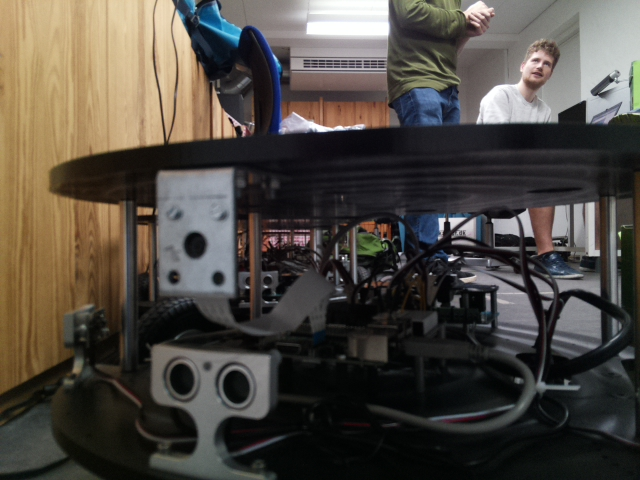
#> input picture img_detect/Current_picture.jpg, 640 x 480 px
$ python -i findObject.py   (imports and definitions only)
#> lines starting #> are read from the running program, lines starting #| are printed output that depends on the picture; after the words box and inside, x2 and y2 are one past the last pixel; in counts of white or black regions, pixels touching at a corner belong together
#> further down, picture is the input picture: shape (480, 640, 3); mean B, G, R 66.3, 73.4, 78.9
from __future__ import division
import cv2
import numpy as np

class Presult (object):
  # [16 lines left out: functions __init__, __str__, not called in this run]

def findObjects(img):
  # convert img to hsv
  hsv = cv2.cvtColor(img, cv2.COLOR_BGR2HSV)
#> hsv: shape (480, 640, 3); mean H, S, V 69.3, 63, 82.8

  # find the lower and upper values for the green color in the mask
  puregreen = np.uint8([[[0,255,0]]])
  hsv_green = cv2.cvtColor(puregreen, cv2.COLOR_BGR2HSV)
  lower_green = [hsv_green[0,0,0] - 30, 45, 45]
  upper_green = [hsv_green[0,0,0] + 30, 255, 255]
  # get mask
  green_mask = cv2.inRange(hsv, np.array(lower_green), np.array(upper_green))
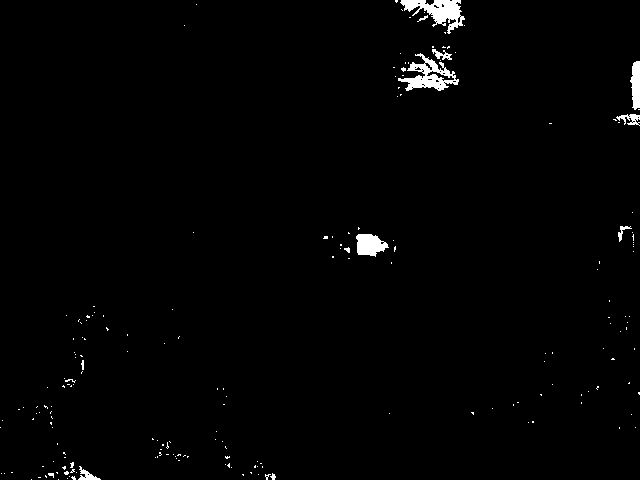
#> green_mask: shape (480, 640); 1.3% white; 196 white regions (184 under 20 px), largest, box (x1, y1, x2, y2) and area: (400, 0, 465, 34) 969, (398, 53, 459, 91) 934, (356, 234, 389, 257) 519

  # extract hue, value and saturation
  h = hsv[:,:,0]/255.0
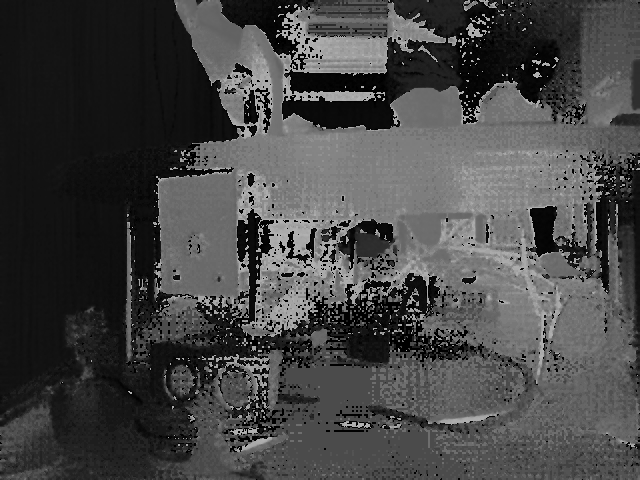
#> h: shape (480, 640) float64; min 0, max 0.702, mean 0.272
  s = hsv[:,:,1]/255.0
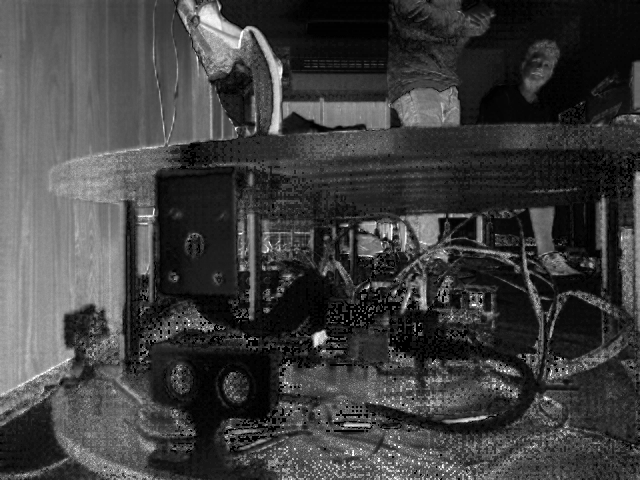
#> s: shape (480, 640) float64; min 0, max 1, mean 0.247
  v = hsv[:,:,2]/255.0
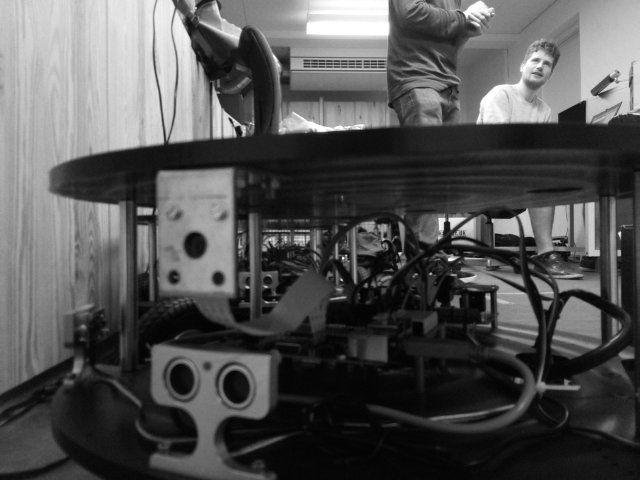
#> v: shape (480, 640) float64; min 0.00784, max 1, mean 0.325


  # parameters for green color
  T1, T2, T3 = 0.25, 0.2, 0.1
  # find the specified greens
  green = ((abs(h - 0.33) < T1) & (v > T2) & (s > T3)).astype(float)
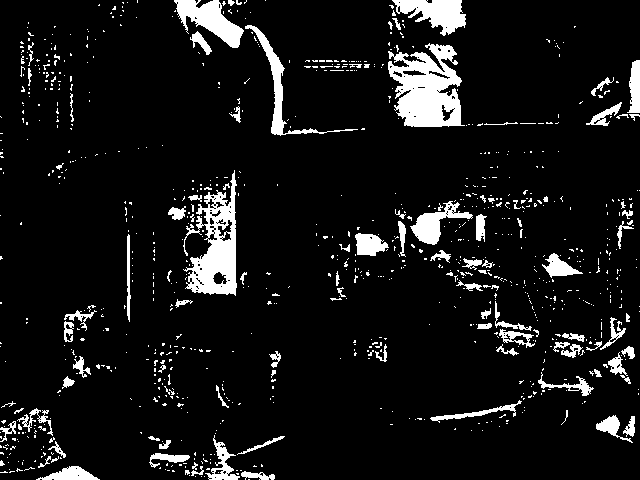
#> green: shape (480, 640) float64; values 0 (black) and 1 (white), 8.5% white; 919 white regions (820 under 20 px), largest, box (x1, y1, x2, y2) and area: (388, 43, 465, 127) 4097, (183, 170, 237, 296) 3274, (174, 0, 244, 48) 1562

  # apply mask
  masked = cv2.bitwise_and(green,green,mask=green_mask)
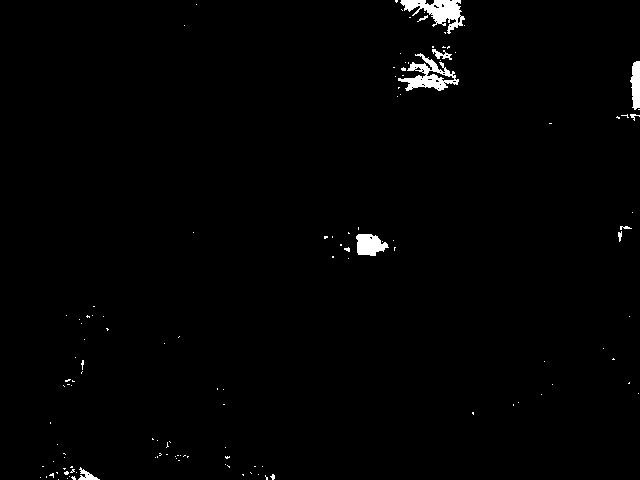
#> masked: shape (480, 640) float64; values 0 (black) and 1 (white), 1.1% white; 128 white regions (118 under 20 px), largest, box (x1, y1, x2, y2) and area: (400, 0, 465, 34) 969, (398, 53, 459, 91) 906, (356, 234, 389, 256) 510

  # erode image
  eroded = cv2.erode(masked, np.ones((15,15)))
#> eroded: shape (480, 640) float64; values 0 (black) and 1 (white), 0% white in thin lines or dots, all inside (x1, y1, x2, y2) = (365, 83, 640, 248)

  # dilate image
  result = cv2.dilate(eroded, np.ones((20, 20)))
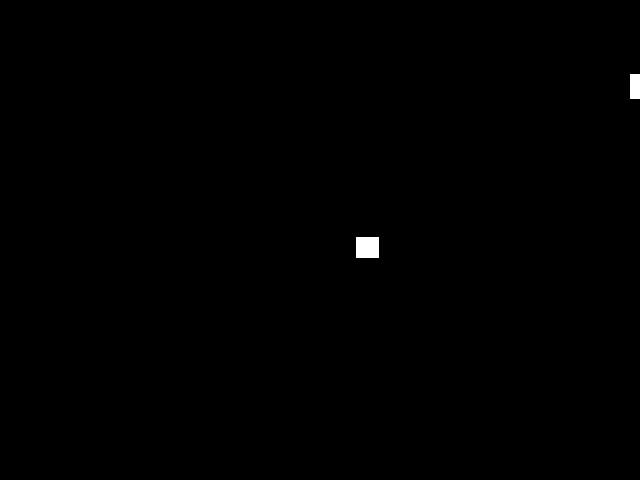
#> result: shape (480, 640) float64; values 0 (black) and 1 (white), 0.24% white; 2 white regions, box (x1, y1, x2, y2) and area: (356, 237, 379, 258) 483, (630, 74, 640, 99) 250

  # set hue, value and saturation to the found values
  # when we do this the image is effectively a rgb img not hsv, and it is greyscaled (actually just black and white)
  # it is however not in the greyscale format (Dx, Dy) but rgb/hsv format (Dx, Dy, 3)
  hsv[:,:,0] = result*255.0
#> hsv: shape (480, 640, 3); mean H, S, V 0.6, 63, 82.8
  hsv[:,:,1] = result*255.0
#> hsv: shape (480, 640, 3); mean H, S, V 0.6, 0.6, 82.8
  hsv[:,:,2] = result*255.0
#> hsv: shape (480, 640, 3); mean H, S, V 0.6, 0.6, 0.6

  return hsv

# [88 lines left out: functions findRectangles, loadImage, makeResultObject, analyzeImage, not called in this run]

>>> import cv2
>>> picture = cv2.imread('Current_picture.jpg')
>>> result = findObjects(picture)
